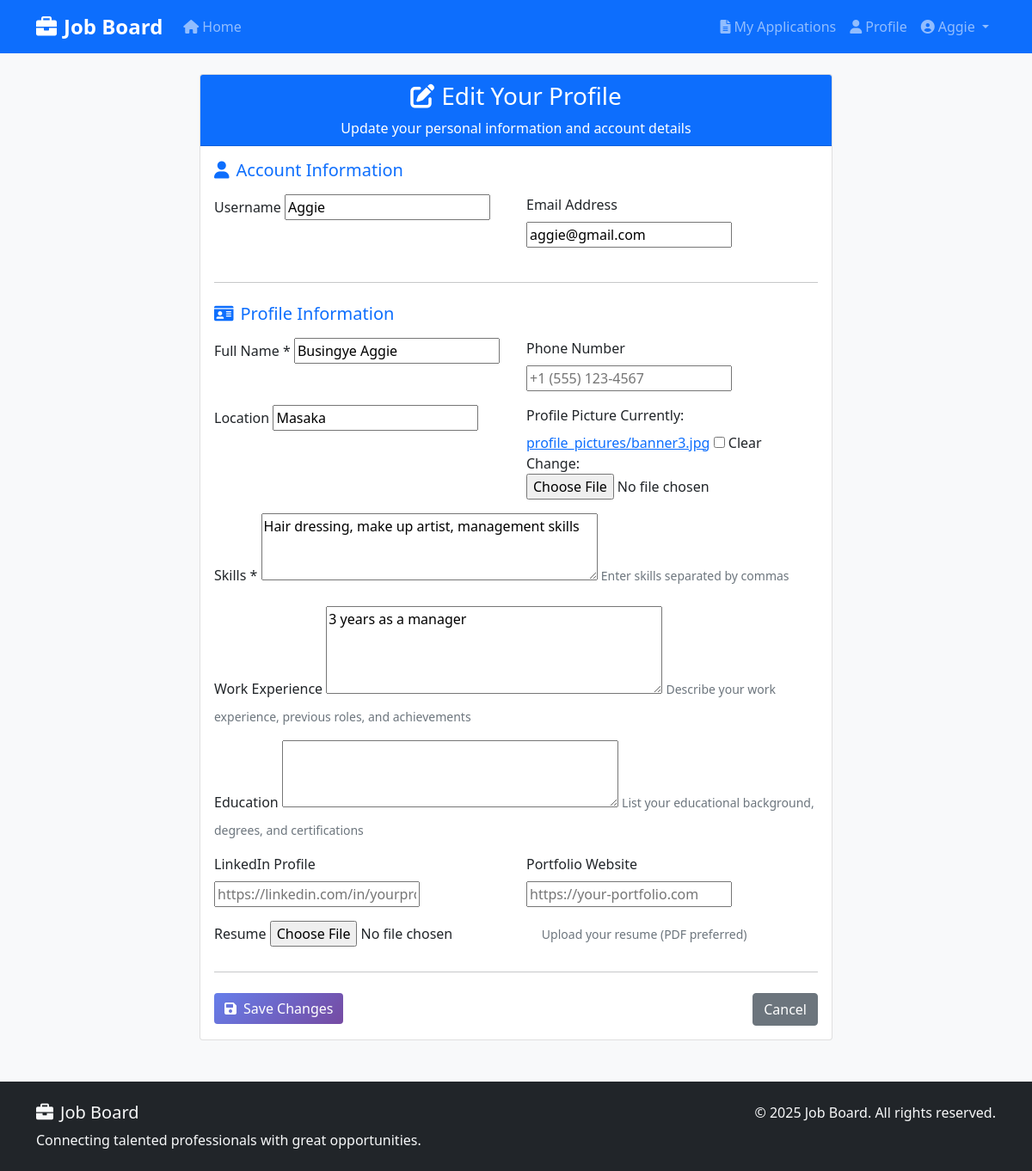
The page /accounts/edit-job-seeker-profile/ (signed in) on the database its author committed.
### accounts/models.py (models this page shows, shortened)
class JobSeekerProfile(models.Model):
    user = models.OneToOneField(User, on_delete=models.CASCADE)
    full_name = models.CharField(max_length=200)
    phone_number = models.CharField(max_length=20, blank=True, null=True)
    location = models.CharField(max_length=200, blank=True, null=True)
    resume = models.FileField(upload_to='resumes/', blank=True, null=True)
    profile_picture = models.ImageField(upload_to='profile_pictures/', blank=True, null=True)
    skills = models.TextField(help_text="Enter skills separated by commas")
    experience = models.TextField(blank=True, null=True)
    education = models.TextField(blank=True, null=True)
    linkedin_url = models.URLField(blank=True, null=True)
    portfolio_url = models.URLField(blank=True, null=True)
    created_at = models.DateTimeField(auto_now_add=True)
    updated_at = models.DateTimeField(auto_now=True)

### accounts/views.py (the view)
# urls.py: path('edit-job-seeker-profile/', views.edit_job_seeker_profile, name='edit_job_seeker_profile'),
@login_required
def edit_job_seeker_profile(request):
    job_seeker_profile = get_object_or_404(JobSeekerProfile, user=request.user)
    if request.method == 'POST':
        user_form = UserUpdateForm(request.POST, instance=request.user)
        profile_form = JobSeekerProfileForm(request.POST, request.FILES, instance=job_seeker_profile)
        if user_form.is_valid() and profile_form.is_valid():
            with transaction.atomic():
                user_form.save()
                profile_form.save()
            messages.success(request, 'Profile updated successfully!')
            return redirect('job_seeker_dashboard')
    else:
        user_form = UserUpdateForm(instance=request.user)
        profile_form = JobSeekerProfileForm(instance=job_seeker_profile)
    if request.method == 'POST':
        if not user_form.is_valid() or not profile_form.is_valid():
            print('User form errors:', user_form.errors)
            print('Profile form errors:', profile_form.errors)
    return render(request, 'accounts/edit_job_seeker_profile.html', {
        'user_form': user_form,
        'profile_form': profile_form
    })

### accounts/forms.py
class UserUpdateForm(forms.ModelForm):
    class Meta:
        model = User
        fields = ('username',  'email')
        widgets = {
            'email': forms.EmailInput(),
        }

class JobSeekerProfileForm(forms.ModelForm):
    class Meta:
        model = JobSeekerProfile
        exclude = ('user', 'created_at', 'updated_at')
        widgets = {
            'skills': forms.Textarea(attrs={
                'rows': 3,
                'placeholder': 'Python, Django, JavaScript, React, etc.'
            }),
            'experience': forms.Textarea(attrs={'rows': 4}),
            'education': forms.Textarea(attrs={'rows': 3}),
            'linkedin_url': forms.URLInput(attrs={'placeholder': 'https://linkedin.com/in/yourprofile'}),
            'portfolio_url': forms.URLInput(attrs={'placeholder': 'https://your-portfolio.com'}),
            'phone_number': forms.TextInput(attrs={'placeholder': '+1 (555) 123-4567'}),
        }

### templates/accounts/edit_job_seeker_profile.html (shortened to what this page needs)
{% extends 'base.html' %}
{% block content %}
<div class="row justify-content-center">
	<div class="col-lg-8">
		<div class="card">
			<div class="card-header bg-primary text-white text-center">
				<h3><i class="fas fa-edit me-2"></i>Edit Your Profile</h3>
				<p class="mb-0">Update your personal information and account details</p>
			</div>
			<div class="card-body">
				<form method="post" enctype="multipart/form-data">
					<h5 class="mb-3 text-primary">
						<i class="fas fa-user me-2"></i>Account Information
					</h5>
					<div class="row">
						<div class="col-md-6 mb-3">
							<label for="{{ user_form.username.id_for_label }}" class="form-label">Username</label>
							{{ user_form.username }}
						</div>
						<div class="col-md-6 mb-3">
							<label for="{{ user_form.email.id_for_label }}" class="form-label">Email Address</label>
							{{ user_form.email }}
						</div>
					</div>
					<hr class="my-4">
					<h5 class="mb-3 text-primary">
						<i class="fas fa-id-card me-2"></i>Profile Information
					</h5>
					<div class="row">
						<div class="col-md-6 mb-3">
							<label for="{{ profile_form.full_name.id_for_label }}" class="form-label">Full Name *</label>
							{{ profile_form.full_name }}
						</div>
						<div class="col-md-6 mb-3">
							<label for="{{ profile_form.phone_number.id_for_label }}" class="form-label">Phone Number</label>
							{{ profile_form.phone_number }}
						</div>
					</div>
					<div class="row">
						<div class="col-md-6 mb-3">
							<label for="{{ profile_form.location.id_for_label }}" class="form-label">Location</label>
							{{ profile_form.location }}
						</div>
						<div class="col-md-6 mb-3">
							<label for="{{ profile_form.profile_picture.id_for_label }}" class="form-label">Profile Picture</label>
							{{ profile_form.profile_picture }}
						</div>
					</div>
					<div class="mb-3">
						<label for="{{ profile_form.skills.id_for_label }}" class="form-label">Skills *</label>
						{{ profile_form.skills }}
						<small class="form-text text-muted">{{ profile_form.skills.help_text }}</small>
					</div>
					<div class="mb-3">
						<label for="{{ profile_form.experience.id_for_label }}" class="form-label">Work Experience</label>
						{{ profile_form.experience }}
						<small class="form-text text-muted">Describe your work experience, previous roles, and achievements</small>
					</div>
					<div class="mb-3">
						<label for="{{ profile_form.education.id_for_label }}" class="form-label">Education</label>
						{{ profile_form.education }}
						<small class="form-text text-muted">List your educational background, degrees, and certifications</small>
					</div>
					<div class="row">
						<div class="col-md-6 mb-3">
							<label for="{{ profile_form.linkedin_url.id_for_label }}" class="form-label">LinkedIn Profile</label>
							{{ profile_form.linkedin_url }}
						</div>
						<div class="col-md-6 mb-3">
							<label for="{{ profile_form.portfolio_url.id_for_label }}" class="form-label">Portfolio Website</label>
							{{ profile_form.portfolio_url }}
						</div>
					</div>
					<div class="mb-3">
						<label for="{{ profile_form.resume.id_for_label }}" class="form-label">Resume</label>
						{{ profile_form.resume }}
						<small class="form-text text-muted">Upload your resume (PDF preferred)</small>
					</div>
					<hr class="my-4">
					<div class="row">
						<div class="col-md-6">
							<button type="submit" class="btn btn-primary">
								<i class="fas fa-save me-2"></i>Save Changes
							</button>
						</div>
						<div class="col-md-6 text-md-end">
							<a href="{% url 'job_seeker_dashboard' %}" class="btn btn-secondary">Cancel</a>
						</div>
					</div>
				</form>
			</div>
		</div>
	</div>
</div>
{% endblock %}

### templates/base.html (shortened to what this page needs)
<!DOCTYPE html>
<html lang="en">
<head>
    <link href="https://cdn.jsdelivr.net/npm/bootstrap@5.1.3/dist/css/bootstrap.min.css" rel="stylesheet">
    <link rel="stylesheet" href="https://cdnjs.cloudflare.com/ajax/libs/font-awesome/6.0.0/css/all.min.css">
    {% load static %}
    <link rel="stylesheet" href="{% static 'css/style.css' %}">
</head>
<body>
    <nav class="navbar navbar-expand-lg navbar-dark bg-primary">
        <div class="container">
            <a class="navbar-brand fw-bold" href="{% url 'home' %}">
                <i class="fas fa-briefcase me-2"></i>Job Board
            </a>
            <div class="collapse navbar-collapse" id="navbarNav">
                <ul class="navbar-nav me-auto">
                    <li class="nav-item">
                        <a class="nav-link" href="{% url 'home' %}">
                            <i class="fas fa-home me-1"></i>Home
                        </a>
                    </li>
                </ul>
                <ul class="navbar-nav">
                    {% if user.is_authenticated %}
                        {% if user.userprofile.role == 'employer' %}
                            <li class="nav-item">
                                <a class="nav-link" href="{% url 'create_job' %}">
                                    <i class="fas fa-plus me-1"></i>Post Job
                                </a>
                            </li>
                            <li class="nav-item">
                                <a class="nav-link" href="{% url 'employer_dashboard' %}">
                                    <i class="fas fa-tachometer-alt me-1"></i>Dashboard
                                </a>
                            </li>
                        {% elif user.userprofile.role == 'job_seeker' %}
                            <li class="nav-item">
                                <a class="nav-link" href="{% url 'my_applications' %}">
                                    <i class="fas fa-file-alt me-1"></i>My Applications
                                </a>
                            </li>
                            <li class="nav-item">
                                <a class="nav-link" href="{% url 'job_seeker_dashboard' %}">
                                    <i class="fas fa-user me-1"></i>Profile
                                </a>
                            </li>
                        {% endif %}
                        <li class="nav-item dropdown">
                            <a class="nav-link dropdown-toggle" href="#" id="navbarDropdown" role="button" data-bs-toggle="dropdown">
                                <i class="fas fa-user-circle me-1"></i>{{ user.username }}
                            </a>
                        </li>
                    {% endif %}
                </ul>
            </div>
        </div>
    </nav>
    <main class="container mt-4">
        {% block content %}{% endblock %}
    </main>
    <footer class="bg-dark text-light py-4 mt-5">
        <div class="container">
            <div class="row">
                <div class="col-md-6">
                    <h5><i class="fas fa-briefcase me-2"></i>Job Board</h5>
                    <p class="mb-0">Connecting talented professionals with great opportunities.</p>
                </div>
                <div class="col-md-6 text-md-end">
                    <p class="mb-0">&copy; {% now "Y" %} Job Board. All rights reserved.</p>
                </div>
            </div>
        </div>
    </footer>
</body>
</html>

### static/css/style.css (style rules this page uses)
body { font-family: 'Segoe UI', Tahoma, Geneva, Verdana, sans-serif; background-color: #f8f9fa; }
.navbar-brand { font-size: 1.5rem; }
.btn-primary { background: linear-gradient(135deg, #667eea 0%, #764ba2 100%); border: none; }

### rows shown on the page
JobSeekerProfile: full_name "Busingye Aggie", location "Masaka", skills "Hair dressing, make up artist, management skills", experience "3 years as a manager"

### other values the page prints
{{ user.username }} "Aggie"
{{ profile_form.skills.help_text }} "Enter skills separated by commas"
